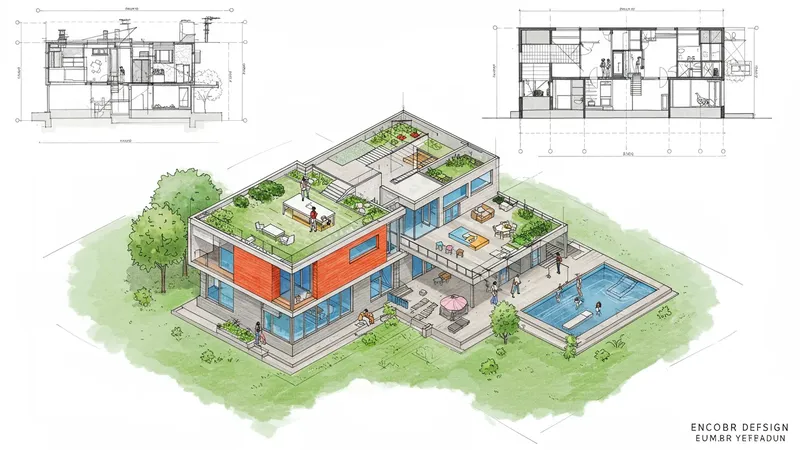
#> input picture prompt/img/prompt/imagefx_main_large.webp, 800 x 450 px; its folder holds 4 pictures in this run
$ python resize_and_rename300.py
#> lines starting #> are read from the running program, lines starting #| are printed output that depends on the picture
import os
from PIL import Image

# --- ▼ 設定項目 ▼ ---

# リサイズ後の画像の幅（ピクセル単位）
TARGET_WIDTH = 300

# ファイル名の末尾に追加する接尾辞
SUFFIX = '_thumb'

# 処理対象の画像があるフォルダ（このスクリプトと同じ場所）
SOURCE_DIRECTORY = '.'

# --- ▲ 設定はここまで ▲ ---


def resize_and_rename_images():
    """
    カレントディレクトリ内のWebP画像をリサイズし、
    指定された接尾辞を付けて保存する。
    """
    print("--- 画像のリサイズとリネーム処理を開始します ---")

    try:
        files = os.listdir(SOURCE_DIRECTORY)
        processed_count = 0
    except FileNotFoundError:
        print(f"エラー: フォルダが見つかりません -> {os.path.abspath(SOURCE_DIRECTORY)}")
        return

    for filename in files:
        if filename.lower().endswith('.webp') and not filename.lower().endswith(f'{SUFFIX}.webp'):

            image_path = os.path.join(SOURCE_DIRECTORY, filename)

            try:
                with Image.open(image_path) as img:
#> img is the input picture: PIL image 800x450 RGB; mean R, G, B 219, 223.3, 211.5
                    width, height = img.size
#> width = 800; height = 450
                    if width == 0: continue # 無効な画像をスキップ
                    ratio = height / width
#> ratio = 0.562
                    new_height = int(TARGET_WIDTH * ratio)
#> new_height = 168

                    resized_img = img.resize((TARGET_WIDTH, new_height), Image.Resampling.LANCZOS)
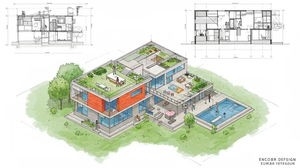
#> resized_img: PIL image 300x168 RGB; mean R, G, B 218.9, 223.1, 211.3

                    name, ext = os.path.splitext(filename)
                    new_filename = f"{name}{SUFFIX}{ext}"

                    output_path = os.path.join(SOURCE_DIRECTORY, new_filename)
                    resized_img.save(output_path, 'WEBP')

                    print(f"処理成功: {filename} -> {new_filename} ({TARGET_WIDTH} x {new_height})")
#| 処理成功: imagefx_main_large.webp -> imagefx_main_large_thumb.webp (300 x 168)
                    processed_count += 1

            except Exception as e:
                print(f"エラー: {filename} の処理に失敗しました。理由: {e}")

    if processed_count == 0:
        print("\n処理対象の新しいWebP画像が見つかりませんでした。")
    else:
        print(f"\n--- 処理完了 ---")
        print(f"{processed_count}個の画像のサムネイルを作成しました。")


if __name__ == "__main__":
    resize_and_rename_images()
